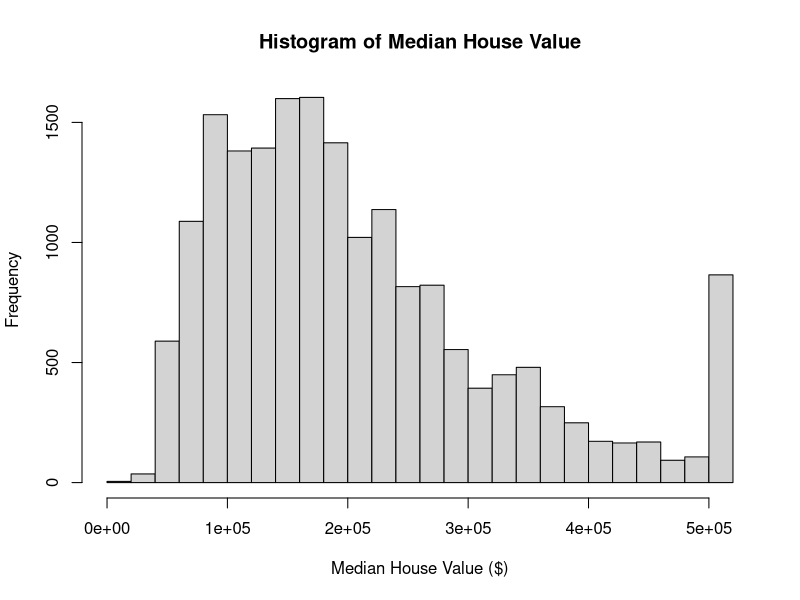
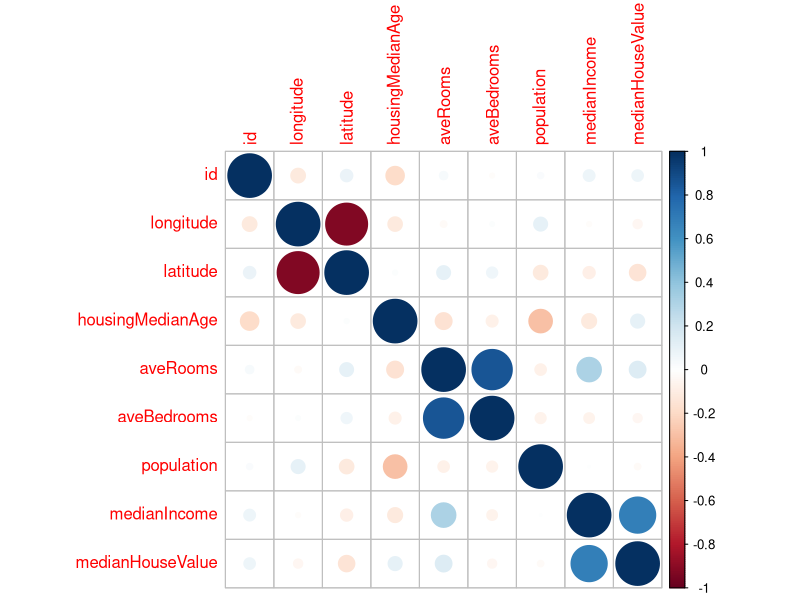
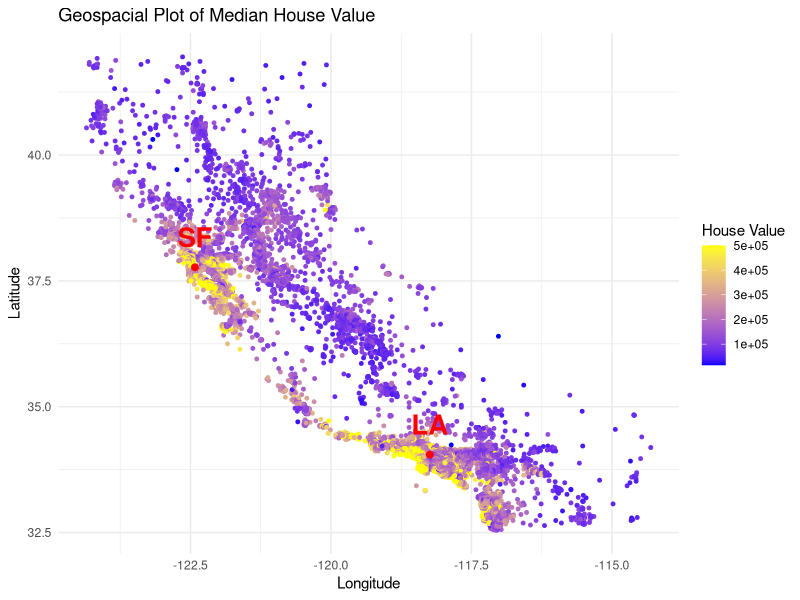
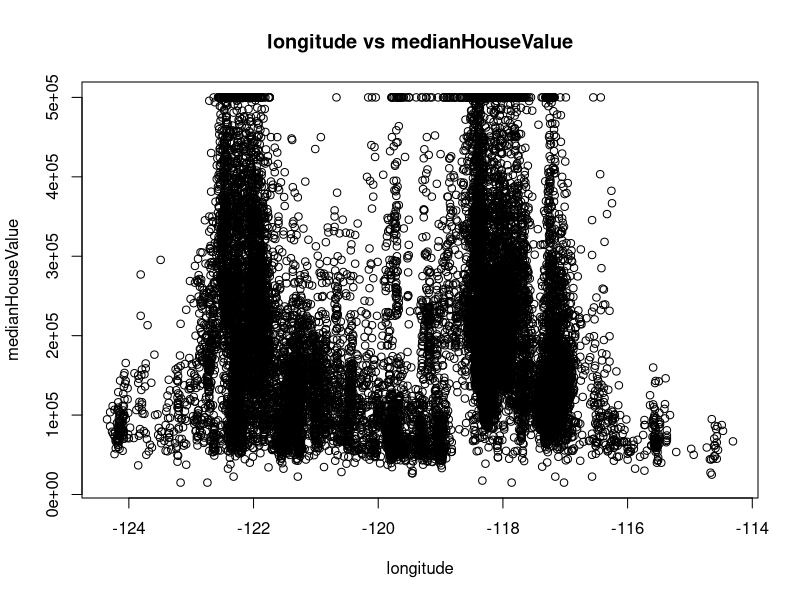
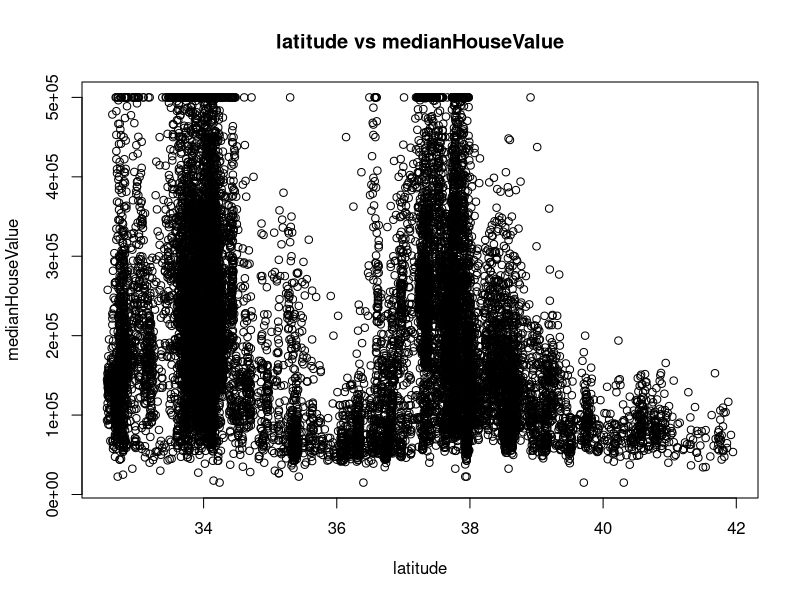
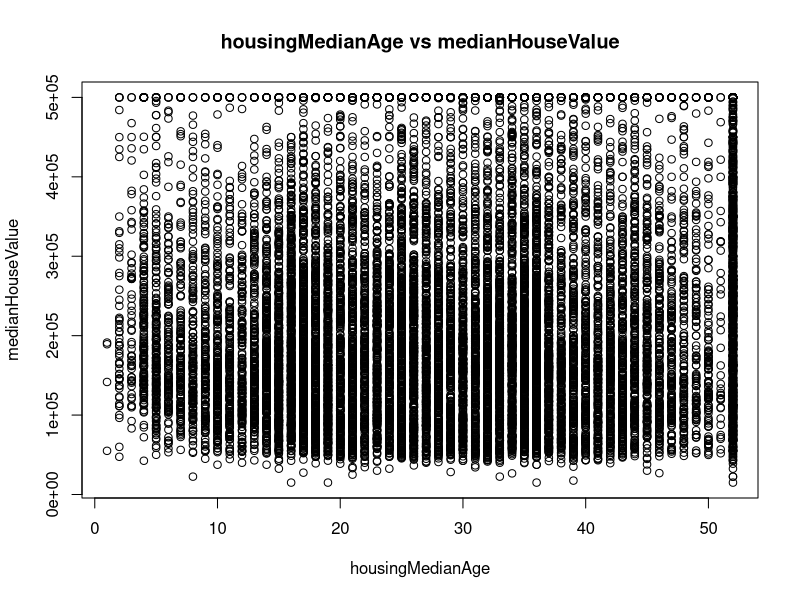
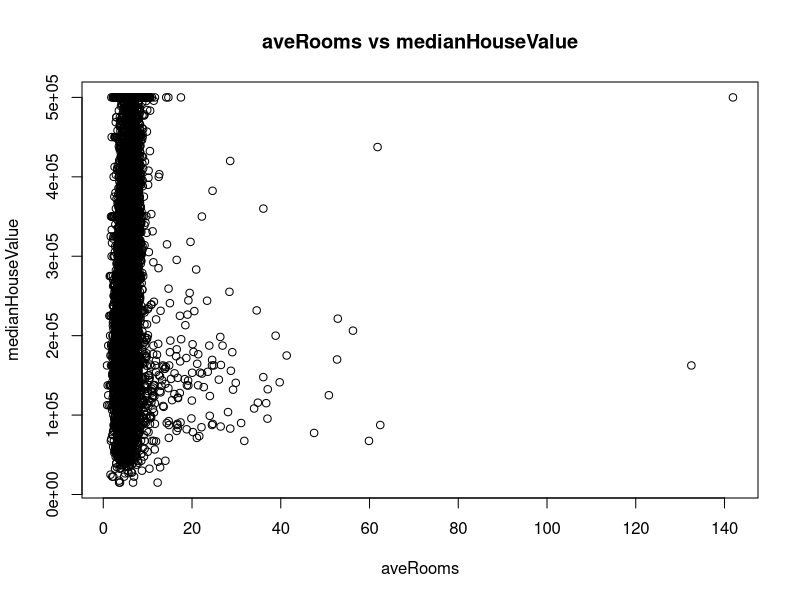
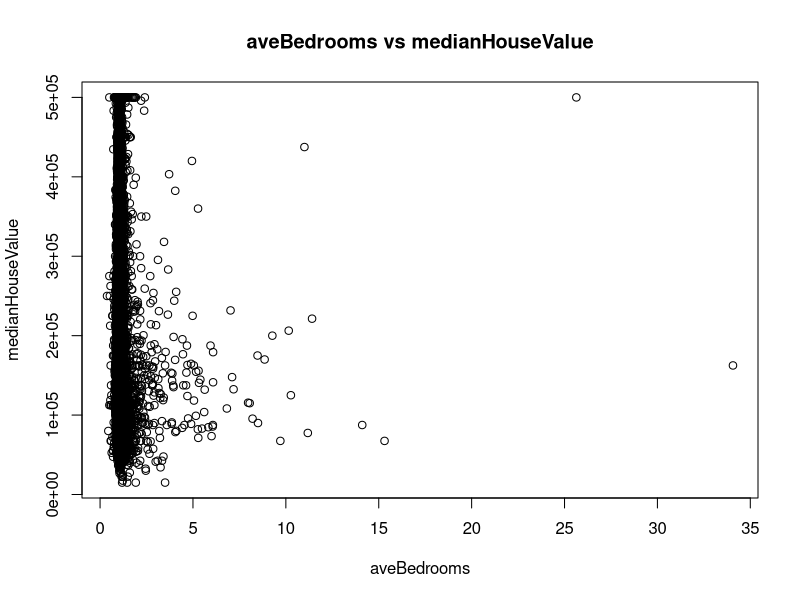

The R source for these figures, in order: (Note: this script raises an error after producing the figures.)
## ---- chunk 1
knitr::opts_chunk$set(echo = TRUE)
# load relevant libraries: 
library(car)
library(dplyr)
library(ggplot2)
library(car)
library(corrplot) # for correlation plot 
library(leaps) # for Best Subset Selection 
library(boot)
## ---- chunk 2
data <- read.csv("Assignt1_data.csv") 
dim(data) 
str(data) 
# data$oceanProximity <- as.factor(data$oceanProximity)
## ---- chunk 3
incomplete_rows <- data[!complete.cases(data), ] 
data <- na.omit(data) 
rownames(data) <- 1:nrow(data) 
## ---- chunk 4
hist(data$medianHouseValue,
     xlab = "Median House Value ($)",
     ylab = "Frequency",
     main = "Histogram of Median House Value",
     breaks = 25)
## ---- chunk 5
value <- max(data$medianHouseValue)  
percentage <- mean(data$medianHouseValue == value) * 100
cat("Percentage of data with medianHouseValue =", value, "is", percentage, "%\n")
summary(data$medianHouseValue)
## ---- chunk 6
summary(data$medianIncome)
value <- max(data$medianIncome)  
percentage <- mean(data$medianIncome == value) * 100
cat("Percentage of data with medianIncome =", value, "is", percentage, "%\n")

## ---- chunk 7
numeric.data <-  data[sapply(data, is.numeric)]
head(numeric.data)
cor_medianHouseValue <- cor(data$medianHouseValue, 
                            data[, c("longitude", 
                                            "latitude", 
                                            "housingMedianAge",
                                            "aveRooms",
                                            "aveBedrooms",
                                            "population",
                                            "medianIncome")])
print(cor_medianHouseValue)
corrplot(cor(data[, sapply(data, is.numeric)]), method = "circle")
## ---- chunk 8
cities <- data.frame(
  city = c("LA", "SF"), 
  longitude = c(-118.24, -122.42),
  latitude = c(34.05, 37.77)
)

ggplot(data, 
       aes(x = longitude, 
           y = latitude, 
           colour = medianHouseValue)) + 
  geom_point(size = 1) + 
  scale_colour_gradient(low = "blue", high = "yellow") + 
  geom_point(data = cities, 
             aes(x = longitude, y = latitude),
             colour = "red", 
             size = 2) + 
  geom_text(data = cities, 
            aes(label = city), 
            vjust = -1, 
            colour = "red", 
            size = 7, 
            fontface = "bold") + 
  labs(title = "Geospacial Plot of Median House Value", 
       x = "Longitude", 
       y = "Latitude", 
       colour = "House Value") + 
  theme_minimal() 
## ---- chunk 9
target_col <- "medianHouseValue"
exclude <- c("id","oceanProximity",target_col)

for (col in names(data)) {
  if (!(col %in% exclude)) {
    plot(data[[col]], data[[target_col]],
         xlab = col,
         ylab = target_col,
         main = paste(col, "vs", target_col))
  }
}
## ---- chunk 10
# Should we truncate the age groups? 
## ---- chunk 11
# Should we comment further on this in the report? Even if zoom in the trend not clear 
# Focus on the range of [0, 20] for aveRooms 
plot(data$aveBedrooms, data$medianHouseValue, 
     xlim = c(0, 20), 
     pch = 16, 
     xlab = "Average Number of Bedrooms (aveRooms)", 
     ylab = "Median House Value (medianHouseValue)", 
     cex = 0.3) 
## ---- chunk 12
plot(data$population, data$medianHouseValue, 
    xlim = c(0, 5000), 
     pch = 16, 
     xlab = "Population", 
     ylab = "Median House Value (medianHouseValue)", 
     cex = 0.3) 
## ---- chunk 13
boxplot(medianHouseValue ~ oceanProximity, data = data,
        main = "Boxplot of Median House Value by Ocean Proximity",
        xlab = "Ocean Proximity",
        ylab = "Median House Value",
        col = "lightblue")
## ---- chunk 14
## MOST IMPORTANT BITS

#population, issues with leverage, heterscedascity
lm.pop <- lm(medianHouseValue~population,data = data) 
plot(lm.pop)

#population, issues with leverage, heterscedascity
lm.log.pop <- lm(medianHouseValue~log(population),data = data) 
plot(lm.log.pop)


## ---- chunk 15
# Initial_data is a copy of data
initial_data <- read.csv("Assignt1_data.csv") 
initial_data <- na.omit(initial_data)

initial_fit <- lm(medianHouseValue ~ . - id, data = initial_data) 
summary(initial_fit)
## ---- chunk 16
par(mfrow = c(2,2))
plot(initial_fit, cex = 0.1)
## ---- chunk 17
par(mfrow = c(1, 1)) 
options(scipen = 999) 
plot(initial_fit, which = 1, cex = 0.2, pch = 16, cex.axis = 0.6,
     main = "Residual Plot (Residual vs Fitted) of Fit1 (using all Predictors)") 
## ---- chunk 18
plot(initial_fit, which = 2, cex = 0.2, pch = 16, cex.axis = 0.8,
     main = "(Normal) QQ Plot of Fit1 (using all Predictors)") 
## ---- chunk 19
residuals_initial_fit <- residuals(initial_fit)
stdresiduals_initial_fit <- rstandard(initial_fit)
outlier_row_number <- which(abs(stdresiduals_initial_fit) > 3)

length(outlier_row_number) # gives how many outliers are there 
## ---- chunk 20
leverage_values <- hatvalues(initial_fit)

p_lvg <- length(coef(initial_fit)) 
n_lvg <- nrow(data) 
threshold_lvg <- (p_lvg + 1) / n_lvg

highlvg_row_number <- which(leverage_values > threshold_lvg)
# highlvg_row_number 
length(highlvg_row_number)

plot(leverage_values, type = "h", col = "blue")
abline(h = 2 * mean(leverage_values), col = "red")
## ---- chunk 21
vif(initial_fit)
## ---- chunk 22

# New fit
data$bedroomsPerRoom <- data$aveBedrooms / data$aveRooms
data$incomePerRoom = data$medianIncome / data$aveRooms

# Dist from LA and SF
library(geosphere)
# Need to reference this
la_coords <- c(-118.24, 34.05)   # (longitude, latitude)
sf_coords <- c(-122.42, 37.77)

# Add distance to LA
data$distToLA <- apply(data[, c("longitude", "latitude")], 1, function(coord) {
  distGeo(coord, la_coords) / 1000  # convert meters to km
})

#Add distance to SF
data$distToSF <- apply(data[, c("longitude", "latitude")], 1, function(coord) {
  distGeo(coord, sf_coords) / 1000
})


# Compute direction angles
data$dirToLA <- atan2(data$latitude - la_coords[2], data$longitude - la_coords[1])
data$dirToSF <- atan2(data$latitude - sf_coords[2], data$longitude - sf_coords[1])

# Encode directions using dsin and cos
data$cosDirToLA <- cos(data$dirToLA)
data$sinDirToLA <- sin(data$dirToLA)

data$cosDirToSF <- cos(data$dirToSF)
data$sinDirToSF <- sin(data$dirToSF)

# Remove intermediate angle variables
data$dirToLA <- NULL
data$dirToSF <- NULL

data$cityProximityScore <- 1 / (1 + data$distToLA) + 1 / (1 + data$distToSF)

#distance to centre
center_lat <- mean(data$latitude)
center_lon <- mean(data$longitude)
data$distToCenter <- sqrt((data$latitude - center_lat)^2 + (data$longitude - center_lon)^2)
## ---- chunk 23
# Select all numeric columns except 'ID'
numeric.data <- data[sapply(data, is.numeric)]
numeric.data$ID <- NULL 

# Correlation between medianHouseValue and all other numeric variables
cor_medianHouseValue <- cor(data$medianHouseValue, numeric.data)
print(cor_medianHouseValue)

# Correlation plot for all numeric variables
library(corrplot)
corrplot(cor(numeric.data), method = "circle")

## ---- chunk 24
library(leaps)
#since can't call predict for regsubsets. doing the same thing as the for loop
predict.regsubsets=function(object,newdata,id,...){ #... allows for other arguments to be passed into the function
  form=as.formula(object$call[[2]])
  mat=model.matrix(form,newdata)
  coefi=coef(object,id=id)
  xvars=names(coefi)
  mat[,xvars]%*%coefi
}

## ---- chunk 25



library(car)
# k-fold CV

formula_string <- "  medianHouseValue ~ 

    . - id - oceanProximity - aveBedrooms - aveRooms - population +
    

    longitude:latitude +
    bedroomsPerRoom:medianIncome +
    medianIncome:housingMedianAge +
    distToCenter:medianIncome +
    latitude:incomePerRoom +
    bedroomsPerRoom:distToLA +
    medianIncome:log(population) +
    medianIncome:cosDirToLA + 
    medianIncome:sinDirToLA +
    medianIncome:cosDirToSF +
    medianIncome:sinDirToSF +
    cityProximityScore:housingMedianAge +
    cityProximityScore:bedroomsPerRoom +
    housingMedianAge:incomePerRoom +
    
    

    I(medianIncome^2) +
    I(medianIncome^3) +
    I(housingMedianAge^2) +
    I(medianIncome / housingMedianAge) +
    I(latitude^2) + 
    I(longitude^2) +
    I(latitude^3) + 
    I(longitude^3) +
    

    log(population) +
    log(incomePerRoom) +
    log(medianIncome / distToCenter)"


lm.fit <- lm(formula = as.formula(formula_string),data = data)
summary(lm.fit)
nvmax <- length(coef(lm.fit)) - 1


k=10
set.seed(3)
folds=sample(1:k,nrow(data),replace=TRUE)
cv.errors=matrix(NA,k,nvmax, dimnames=list(NULL, paste(1:nvmax))) # NA means no data, NULL means no row names


for(j in 1:k){
  best.fit=regsubsets(formula = as.formula(formula_string),data = data[folds!=j,],nvmax=nvmax)
  for(i in 1:nvmax){
    pred=predict(best.fit,data[folds==j,],id=i)
    cv.errors[j,i]=mean( (data$medianHouseValue[folds==j]-pred)^2)
  }
}
mean.cv.errors=apply(cv.errors,2,mean)
mean.cv.errors
par(mfrow=c(1,1))
best.model.size <- as.numeric(names(which.min(mean.cv.errors)))
plot(mean.cv.errors,type='b')
points(best.model.size, mean.cv.errors[best.model.size], col = "red", pch = 19, cex = 1.5)
# Obtain the best subset model using the full data and CV selected id
reg.best=regsubsets(formula = as.formula(formula_string),data = data, nvmax=nvmax)
coef(reg.best,best.model.size)


best.predictors = names(coef(reg.best, best.model.size))[-1]  # remove intercept
# Create formula dynamically
formula.best = as.formula(paste("medianHouseValue ~", paste(best.predictors, collapse = " + ")))

# Fit the model using lm
model.best = lm(formula.best, data = data)
summary(model.best)
vif(model.best,type = "predictor")
#regfit <- regsubsets(formula.best,data = data,nvmax =length(coef(model.best)))
## ---- chunk 26
# With oceanProximity
new.formula = update(formula.best, . ~ . + oceanProximity + oceanProximity:distToCenter +oceanProximity:medianIncome)
model.best = lm(new.formula, data = data)

summary(model.best)

plot(model.best)

# High leverage points relate to ISLAND
data[data$oceanProximity == "ISLAND",]
## ---- chunk 27
# Using best selection
regfit.full=regsubsets(new.formula,data = data,nvmax = 3,really.big = TRUE)
reg.full.summary <- summary(regfit.full)

# Show which variables are included in the best model of size 3
which(reg.full.summary$which[3, ])  # '3' refers to 3-variable model

summary(model.best)
#vif(model.best,type = "predictor")
## ---- chunk 28
# Compute training MSE
# Initial model
# Need to reload data since new predictor columns have been added
initial_data <- read.csv("Assignt1_data.csv") 
initial_data <- na.omit(initial_data) 
initial_fit <- lm(medianHouseValue ~ . - id, data = initial_data) 
initial_predictions <- predict(initial_fit, newdata = initial_data)
initial_train_mse <- mean((data$medianHouseValue - initial_predictions)^2)
initial_train_mse



# Final Model
final_predictions <- predict(model.best, newdata=data)
final_train_mse <- mean((data$medianHouseValue - final_predictions)^2)
final_train_mse
## ---- chunk 29

# Set seed required for this approach to get the 80-20 split
set.seed(123)

# Split data - 80% for training and 20% for validation
n <- nrow(data)
train_indicies <- sample(1:n, size=floor(0.8 * n))
train_set <- data[train_indicies, ]
validation_set <- data[-train_indicies, ]

train_set_init <- initial_data[train_indicies, ]
validation_set_init <- initial_data[-train_indicies, ]

# Initial model
initial_fit_train <- lm(medianHouseValue ~ . - id, data=train_set_init)
initial_val_predictions <- predict(initial_fit_train, newdata=validation_set_init)
initial_val_mse <- mean((validation_set$medianHouseValue - initial_val_predictions)^2)
initial_val_mse

# Final model
final_fit_train <- lm(formula.best, data=train_set)
final_val_predictions <- predict(final_fit_train, newdata=validation_set)
final_val_mse <- mean((validation_set$medianHouseValue - final_val_predictions)^2)
final_val_mse

## ---- chunk 30
set.seed(123)

# Define number of folds
k <- 5
n <- nrow(data)
folds <- sample(1:k, n, replace=TRUE)

# Initial model
# Vector to hold MSE for each fold
initial_cv_errors <- numeric(k)
final_cv_errors <- numeric(k)


for (i in 1:k) {
  
  train_indicies <- which(folds != i)
  test_indicies <- which(folds == i)
  
  train_data <- data[train_indicies, ]
  test_data <- data[test_indicies, ]
  
  train_data_init <- initial_data[train_indicies, ]
  test_data_init <- initial_data[test_indicies, ]
  
  # Initial Model
  initial_cv_model <- lm(medianHouseValue ~ . - id, data=train_data_init)
  initial_predictions <- predict(initial_cv_model, newdata=test_data_init)
  initial_cv_errors[i] <- mean((test_data_init$medianHouseValue - initial_predictions)^2)
  
  # Final Model
  final_cv_model <- lm(formula.best, data=train_data)
  final_predictions <- predict(final_cv_model, newdata=test_data)
  final_cv_errors[i] <- mean((test_data$medianHouseValue - final_predictions)^2)
  
}

initial_cv_5fold_mse <- mean(initial_cv_errors)
initial_cv_5fold_mse
final_cv_5fold_mse <- mean(final_cv_errors)
final_cv_5fold_mse

## ---- chunk 31

set.seed(123)

# Initial Model
initial_fit <- lm(medianHouseValue ~ . - id, data=initial_data)
initial_loocv <- cv.glm(initial_data, initial_fit)
initial_loocv_mse <- initial_loocv$delta[1]
initial_loocv_mse

# Final Model
final_fit <- lm(formula.best, data=data)
final_loocv <- cv.glm(data, final_fit)
final_loocv_mse <- final_loocv$delta[1]
final_loocv_mse


## ---- chunk 32

test_data <- read.csv("Assignt1_test full.csv")
test_data$bedroomsPerRoom <- test_data $aveBedrooms / test_data $aveRooms
test_data$distToCenter <- sqrt((test_data$latitude - center_lat)^2 + (test_data$longitude - center_lon)^2)
test_data$incomePerRoom = test_data$medianIncome / test_data$aveRoom
# Add distance to LA
test_data$distToLA <- apply(test_data[, c("longitude", "latitude")], 1, function(coord) {
  distGeo(coord, la_coords) / 1000  # convert meters to km
})

#Add distance to SF
test_data$distToSF <- apply(test_data[, c("longitude", "latitude")], 1, function(coord) {
  distGeo(coord, sf_coords) / 1000
})

# Compute direction angles
test_data$dirToLA <- atan2(test_data$latitude - la_coords[2], test_data$longitude - la_coords[1])
test_data$dirToSF <- atan2(test_data$latitude - sf_coords[2], test_data$longitude - sf_coords[1])


# Encode directions using sin and cos
test_data$cosDirToLA <- cos(test_data$dirToLA)
test_data$sinDirToLA <- sin(test_data$dirToLA)

test_data$cosDirToSF <- cos(test_data$dirToSF)
test_data$sinDirToSF <- sin(test_data$dirToSF)

# Remove intermediate angle variables
test_data$dirToLA <- NULL
test_data$dirToSF <- NULL

test_data$cityProximityScore <- 1 / (1 + test_data$distToLA) + 1 / (1 + test_data$distToSF)
test_data$incomeFlag <- ifelse(test_data$medianIncome == 15.0001, 1, 0)

actual <- test_data$medianHouseValue


# Best model
pred <- predict(model.best, newdata = test_data  )
pred <- pmax(pmin(pred,500001),14999)
best_mse <- mean((pred - actual)^2)
best_mse # Chosen test MSE for competition
